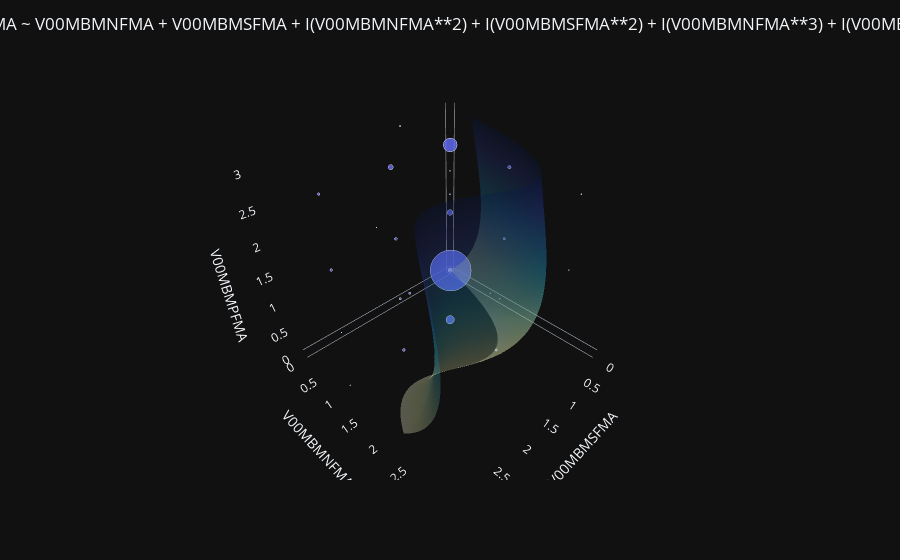

The notebook cell this image was saved under:
### Code cell
from modules.plot_moaks_data import plot_moaks_data_regression_surface

fma_surface = plot_moaks_data_regression_surface(moaks_3d_fma_scatter, v00_moaks_shared_kl_fma, fma_relationships_df, 28)
fma_surface.show()

### Figure 1 — Plotly figure (JSON) as saved in the notebook; plotly's stock layout.template omitted (floating-point values rounded to 4 significant figures; data arrays with more than 128 entries replaced by an {"elided": "..."} marker saying what was removed)
{"data": [{"hovertemplate": "V00MBMSFMA=%{x}<br>V00MBMNFMA=%{y}<br>V00MBMPFMA=%{z}<br>count=%{marker.size}<extra></extra>", "legendgroup": "", "marker": {"color": "#636efa", "opacity": 0.8, "size": [2329, 1, 1, 6, 3, 95, 23, 43, 261, 7, 1, 6, 14, 1, 2, 10, 6, 10, 33, 4, 2, 2, 1, 9, 9, 1], "sizemode": "area", "sizeref": 1.456, "symbol": "circle"}, "mode": "markers", "name": "", "scene": "scene", "showlegend": false, "x": [0.0, 0.0, 0.0, 1.0, 1.0, 1.0, 1.0, 1.0, 1.0, 1.0, 1.0, 1.0, 1.0, 1.0, 1.0, 2.0, 2.0, 2.0, 2.0, 2.0, 2.0, 3.0, 3.0, 3.0, 3.0, 3.0], "y": [0.0, 0.0, 1.0, 0.0, 0.0, 1.0, 1.0, 1.0, 1.0, 2.0, 2.0, 2.0, 2.0, 3.0, 3.0, 1.0, 1.0, 1.0, 1.0, 2.0, 2.0, 1.0, 1.0, 1.0, 1.0, 2.0], "z": [0.0, 2.0, 0.0, 0.0, 3.0, 0.0, 1.0, 2.0, 3.0, 0.0, 1.0, 2.0, 3.0, 2.0, 3.0, 0.0, 1.0, 2.0, 3.0, 2.0, 3.0, 0.0, 1.0, 2.0, 3.0, 3.0], "type": "scatter3d"}, {"colorscale": [[0.0, "rgb(255,255,217)"], [0.125, "rgb(237,248,177)"], [0.25, "rgb(199,233,180)"], [0.375, "rgb(127,205,187)"], [0.5, "rgb(65,182,196)"], [0.625, "rgb(29,145,192)"], [0.75, "rgb(34,94,168)"], [0.875, "rgb(37,52,148)"], [1.0, "rgb(8,29,88)"]], "opacity": 0.3, "showscale": false, "x": {"elided": "50x50 float values"}, "y": {"elided": "50x50 float values"}, "z": {"elided": "50x50 float values"}, "type": "surface"}], "layout": {"legend": {"itemsizing": "constant", "tracegroupgap": 0}, "margin": {"t": 60}, "scene": {"domain": {"x": [0.0, 1.0], "y": [0.0, 1.0]}, "xaxis": {"showgrid": false, "title": {"text": "V00MBMSFMA"}}, "yaxis": {"showgrid": false, "title": {"text": "V00MBMNFMA"}}, "zaxis": {"showgrid": false, "title": {"text": "V00MBMPFMA"}}}, "title": {"text": "V00MBMPFMA ~ V00MBMNFMA + V00MBMSFMA + I(V00MBMNFMA**2) + I(V00MBMSFMA**2) + I(V00MBMNFMA**3) + I(V00MBMSFMA**3)", "x": 0.5, "xanchor": "center"}}}
